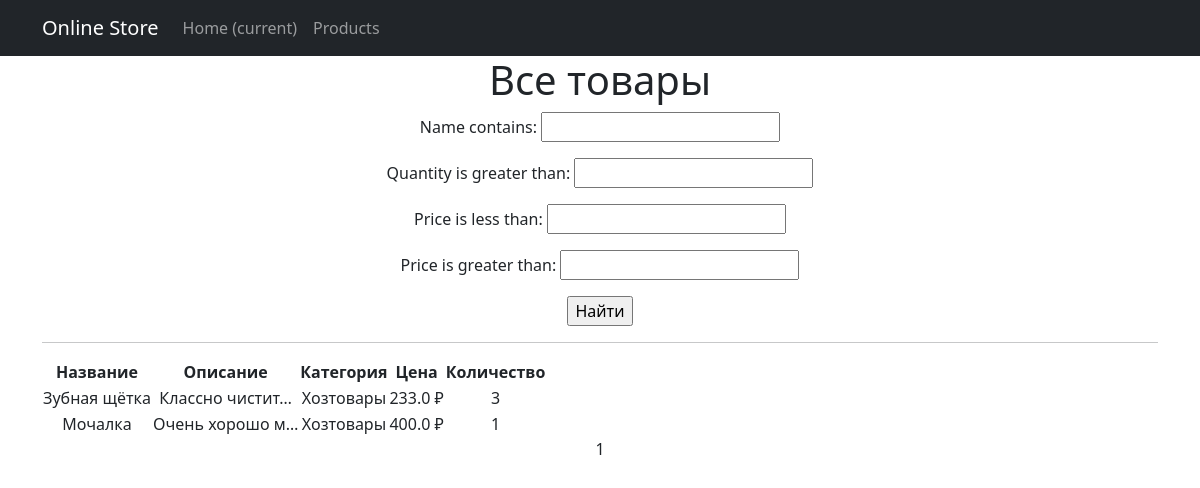
The app's page /products/, older data.
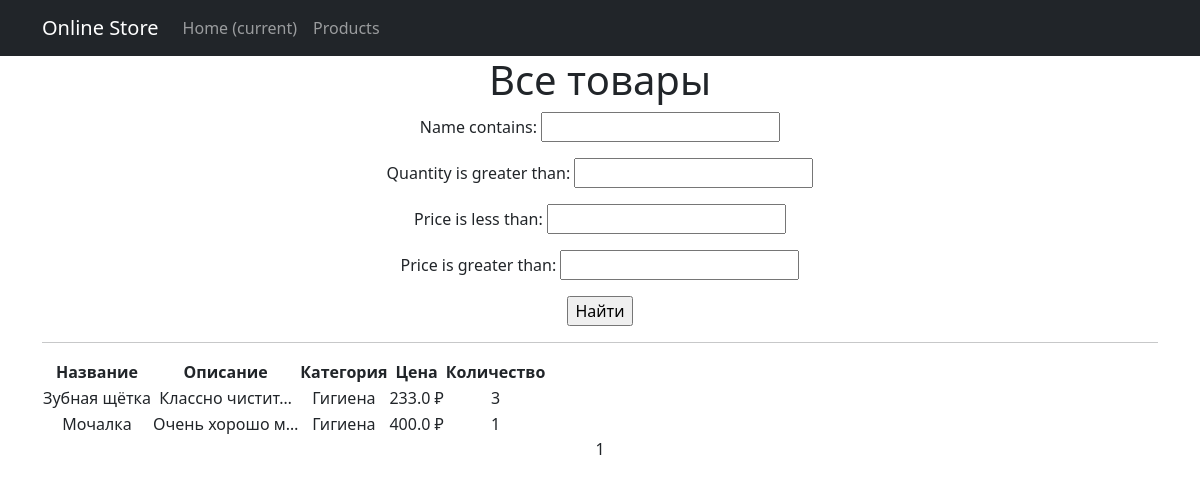
The same page, newer data.
### simpleapp/models.py (models this page shows, shortened)
class Product(models.Model):
    name = models.CharField(
        max_length=50,
        unique=True,  # названия товаров не должны повторяться
    )
    description = models.TextField()
    quantity = models.IntegerField(
        validators=[MinValueValidator(0)],
    )
    category = models.ForeignKey(
        to='Category',
        on_delete=models.CASCADE,
        related_name='products',  # все продукты в категории будут доступны через поле products
    )
    price = models.FloatField(
        validators=[MinValueValidator(0.0)],
    )

class Category(models.Model):
    name = models.CharField(max_length=100, unique=True)

### simpleapp/views.py (the view)
# urls.py: path('', ProductsList.as_view(), name='product_list'),
class ProductsList(ListView):
    model = Product
    ordering = 'name'  # Сортировка по полю
    template_name = 'products.html'  # Шаблон
    context_object_name = 'products'
    paginate_by = 2  # Пагинация (сколько будет выводиться на странице)
    def get_queryset(self):
        queryset = super().get_queryset()
        self.filterset = ProductFilter(self.request.GET, queryset)
        return self.filterset.qs
    def get_context_data(self, **kwargs):
        context = super().get_context_data(**kwargs)
        context['filterset'] = self.filterset
        return context

### simpleapp/templatetags/custom_filters.py (called while the page is built)
@register.filter()
def currency(value, code='rub'):
    postfix = CURRENCIES_SYMBOLS[code]
    return f'{value} {postfix}'

### templates/products.html (shortened to what this page needs)
{% extends 'flatpages/default.html' %}
{% load custom_filters %}
{% load custom_tags %}
{% block content %}
    <h1>Все товары</h1>
    <form action="" method="get">
        {{ filterset.form.as_p }}
        <input type="submit" value="Найти" />
    </form>
    <hr>
    {% if products %}
        <table>
            <tr>
                <td><b>Название</b></td>
                <td><b>Описание</b></td>
                <td><b>Категория</b></td>
                <td><b>Цена</b></td>
                <td><b>Количество</b></td>
            </tr>
            {% for product in products %}
            <tr>
                <td>{{ product.name }}</td>
                <td>{{ product.description|truncatechars:15 }}</td>
                <td>{{ product.category.name }}</td>
                <td>{{ product.price|currency }}</td>
                <td>{{ product.quantity }}</td>
            </tr>
            {% endfor %}
        </table>
    {% else %}
        <h2>Товаров нет!</h2>
    {% endif %}
    {{ page_obj.number }}
{% endblock content %}

### templates/flatpages/default.html (shortened to what this page needs)
{% load static %}
<!DOCTYPE html>
<html lang="en">
    <head>
        <link href="{% static 'css/styles.css' %}" rel="stylesheet" />
    </head>
    <body>
        <nav class="navbar navbar-expand-lg navbar-dark bg-dark static-top">
            <div class="container">
                <a class="navbar-brand" href="#">Online Store</a>
                <div class="collapse navbar-collapse" id="navbarResponsive">
                    <ul class="navbar-nav ml-auto">
                        <li class="nav-item active">
                            <a class="nav-link" href="#">Home
                               <span class="sr-only">(current)</span>
                            </a>
                        </li>
                        <li>
                            <a class="nav-link" href="/products/">Products</a>
                        </li>
                    </ul>
                </div>
            </div>
        </nav>
        <div class="container">
            <div class="row">
                <div class="col-lg-12 text-center">
                    {% block content %}{% endblock content %}
                </div>
            </div>
        </div>
    </body>
</html>

Row changes from the older to the newer data that the page shows:
changed through a linked row, Product "Зубная щётка": category.name "Хозтовары" → "Гигиена"
changed through a linked row, Product "Мочалка": category.name "Хозтовары" → "Гигиена"
